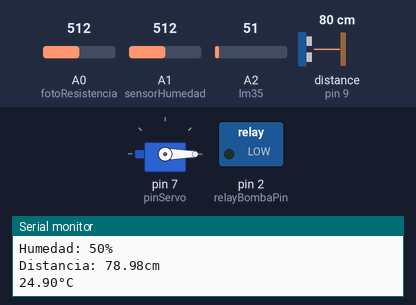
Recording of a sketch running on a simulated Arduino Uno, built with avr-gcc and run on an emulated ATmega328P. Parts: servo, switched loads named in the sketch (green lamp = pin HIGH), the last lines printed to the serial monitor. Wiring (inferred from the names in the program): ultrasonic range finder: trigger pin 8; echo pin 9. The inputs (shaded band) are chosen by the test bench; at power-on: distance to the obstacle (sensor on pin 9) 80 cm, A1 (sensorHumedad) = 512, A0 (fotoResistencia) = 512, A2 (lm35) = 51. The echo pulse lasts 58.3 µs per cm; pins used as bus, display or sensor lines are not drawn.

Above: at 2.1 s.
2.2 s: distance to the obstacle (sensor on pin 9) set to 34 cm
5.1 s: distance to the obstacle (sensor on pin 9) set to 28 cm
At 8.8 s:
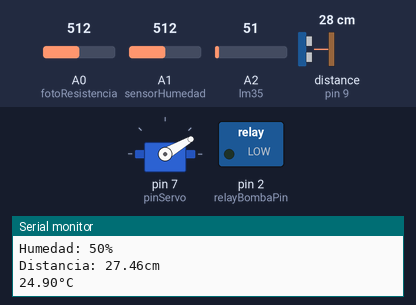
9.8 s: A1 (sensorHumedad) set to 418
14.5 s: A1 (sensorHumedad) set to 398
At 17.3 s:
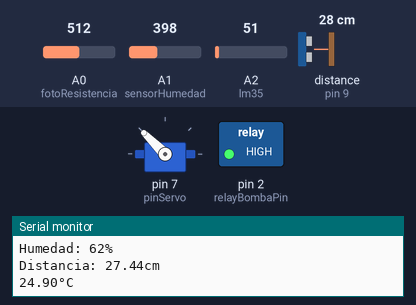
19.2 s: A1 (sensorHumedad) set to 716
At 21.9 s:
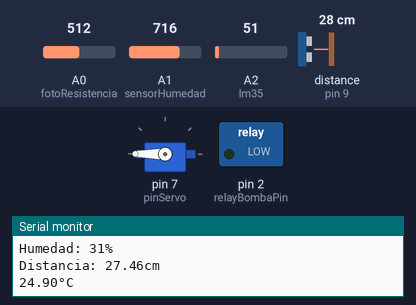
22.3 s: A1 (sensorHumedad) set to 306
At 25.3 s:
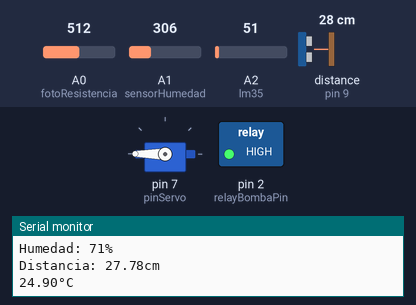
Timing chart, 0 to 54.9 s (numbered marks = the images above; inputs shaded):
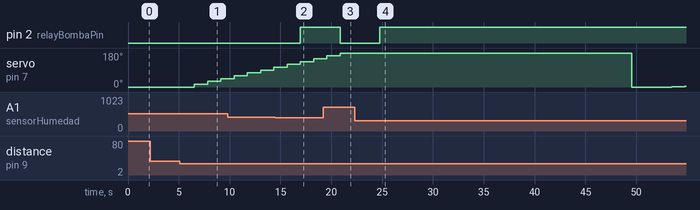

Measured:
- the behaviour switches between 31 and 30 cm on distance to the obstacle (sensor on pin 9) (found by bisection; images 0 and 1)
- the behaviour switches between 410 and 409 on A1 (sensorHumedad) (found by bisection; images 1 and 2)
- after the input at 5.1 s, servo on pin 7 (pinServo): 0° → 15° after 1.4 s, → 30° 1.3 s later, → 45° 1.3 s later
- after the input at 14.5 s, pin 2 (relayBombaPin): LOW → HIGH after 2.5 s
- after the input at 19.2 s, pin 2 (relayBombaPin): HIGH → LOW after 1.7 s
- after the input at 22.3 s, pin 2 (relayBombaPin): LOW → HIGH after 2.5 s

The sketch:

sketch_jan26a_copy_20230202142136.ino
```cpp
#include <Servo.h>
Servo servoMotor;

const int fotoResistencia = A0;
const int sensorHumedad = A1;
const int lm35 = A2;

const int relayBombaPin = 2;
const int pinServo = 7;
const int trigPin = 8;
const int echoPin = 9;

float distance;
long duration;

int aux = 15;

void setup() {
  Serial.begin(9600);
  pinMode(trigPin, OUTPUT);
  pinMode(echoPin, INPUT);
  pinMode(relayBombaPin, OUTPUT);

  servoMotor.attach(pinServo);

  servoMotor.write(0);
  digitalWrite(relayBombaPin, LOW);
}

void loop() {

  int valorFotoResistencia = analogRead(fotoResistencia);
  Serial.print("Luminosidad: ");
  Serial.print(valorFotoResistencia);
  Serial.println("%");
  delay(100);


  int sensorValue = analogRead(sensorHumedad);
  Serial.print("Humedad: ");
  int valorHumedad = map(sensorValue, 0, 1023, 100, 0);
  Serial.print(valorHumedad);
  Serial.println("%");
  delay(100);


  digitalWrite(trigPin, HIGH);
  delayMicroseconds(10);
  digitalWrite(trigPin, LOW);
  duration = pulseIn(echoPin, HIGH);
  distance = duration * 0.034 / 2;

  Serial.print("Distancia: ");
  Serial.print(distance);
  Serial.println("cm");
  delay(100);


  float temperatura = analogRead(lm35);
  temperatura = (5.0 * temperatura * 100.0) / 1024.0;
  Serial.print(temperatura);
  Serial.println("°C");
  delay(1000);
  Serial.println();

  /* Apagar bomba cuando supere 70% de humedad */
  if (valorHumedad > 60) {
    digitalWrite(relayBombaPin, HIGH);
  } else if (valorHumedad < 60) {
    digitalWrite(relayBombaPin, LOW);
  }

  if (distance < 30) {
    servoMotor.write(aux);
    aux = aux + 15;
  }
}
```
